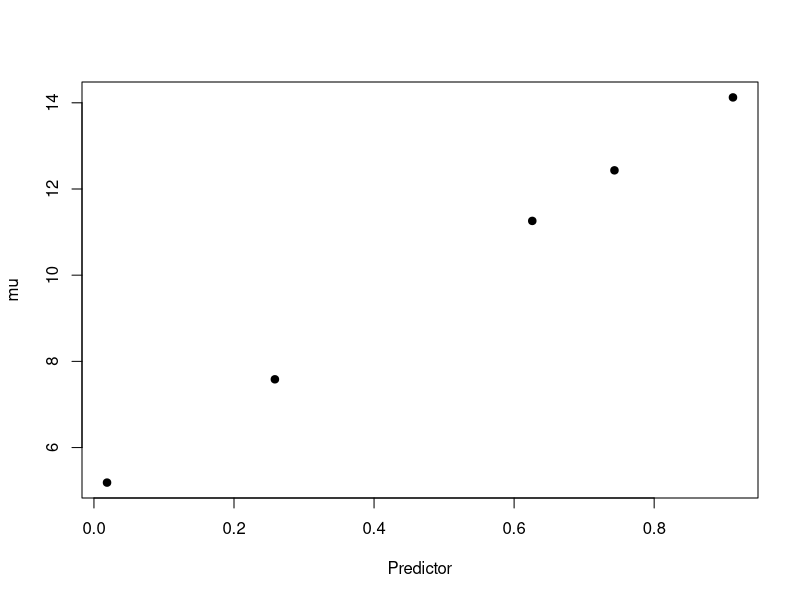
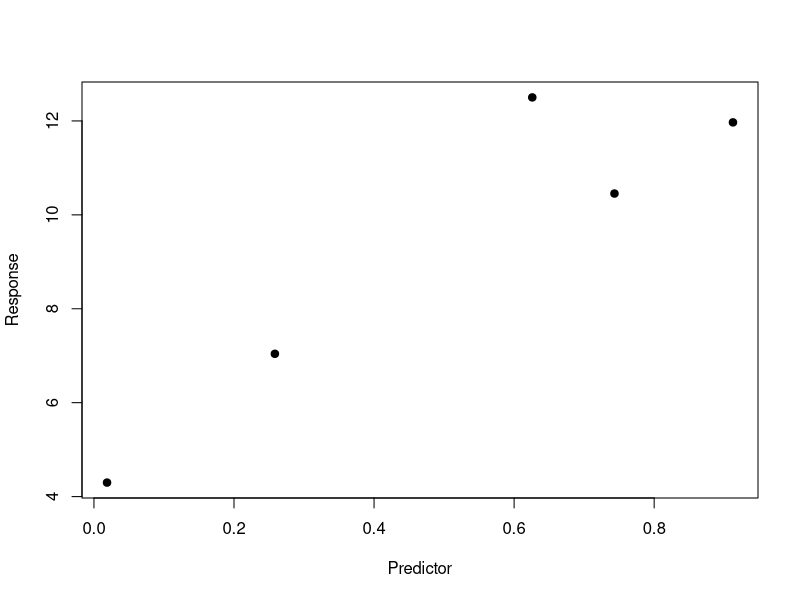

These charts were generated, in order, by the following R code:
N=5
Predictor=runif(N,min=0,max=1)
Intercept=5
Slope=10
sigma=1.5
mu=Intercept+Slope*Predictor
plot(mu~Predictor,pch=19)
Response=rnorm(N,mean=mu,sd=sigma)
plot(Response~Predictor,pch=19)
